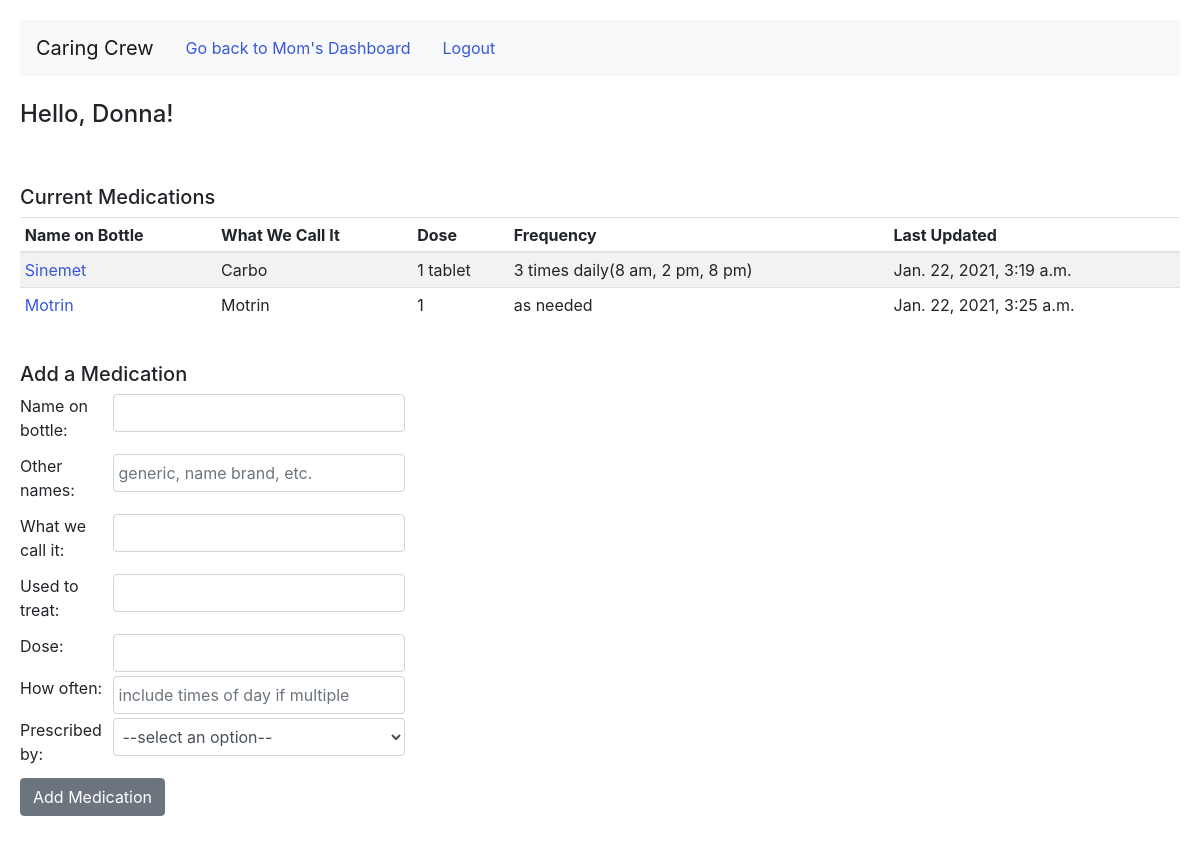
The page /dashboard/1/medications (signed in) on the database its author committed.
### python_app/models.py (models this page shows)
class Patient(models.Model):
    first_name = models.CharField(max_length=255)
    last_name = models.CharField(max_length=255)
    known_as_name = models.CharField(max_length=255)
    birthdate = models.DateField()
    caregiver = models.ManyToManyField(User, related_name = "caregivers")
    created_at = models.DateTimeField(auto_now_add=True)
    updated_at = models.DateTimeField(auto_now=True)

class User(models.Model):
    first_name = models.CharField(max_length=255)
    last_name = models.CharField(max_length=255)
    email = models.EmailField(max_length=255)
    password = models.CharField(max_length=255)
    created_at = models.DateTimeField(auto_now_add=True)
    updated_at = models.DateTimeField(auto_now=True)
    objects = UserManager()

class Medicine(models.Model):
    name_on_bottle=models.CharField(max_length = 255)
    other_names= models.CharField(max_length = 255)
    we_call_it = models.CharField(max_length=255)
    used_for= models.CharField(max_length = 255)
    dose = models.CharField(max_length = 255)
    frequency = models.CharField(max_length = 255)
    prescriber = models.ManyToManyField(Doctor, related_name = 'meds')
    prescribed_to = models.ManyToManyField(Patient, related_name = 'my_meds')
    created_at = models.DateTimeField(auto_now_add=True)
    updated_at = models.DateTimeField(auto_now=True)
    objects = MedicineManager()

### python_app/views.py (the view)
# urls.py: path('dashboard/<int:patient_id>/medications', views.medications),
def medications(request, patient_id):
    if 'uuid' not in request.session:
        return redirect('/')
    else:
        context = {
            'userid' : User.objects.get(id=request.session['uuid']),
            'current_patient' : Patient.objects.get(id=patient_id),
            'patients' : Patient.objects.filter(caregiver=request.session['uuid']),
            'all_doctors' : Doctor.objects.all(),
            'all_medicines': Medicine.objects.filter(prescribed_to=patient_id),
            'prescriber' : Medicine.objects.all()
        }
    return render(request,'medications.html', context)

### python_app/templates/medications.html (shortened to what this page needs)
<!DOCTYPE html>
<html lang="en">
<head>
    <link rel="stylesheet" href="https://cdn.jsdelivr.net/npm/bootstrap@4.5.3/dist/css/bootstrap.min.css">
    <link rel="stylesheet" href="/static/style.css">
</head>
<body>
    <nav class="navbar navbar-expand-lg navbar-light bg-light">
        <a class="navbar-brand" href="#">Caring Crew</a>
        <span class="nav-link"><a href="/dashboard/{{current_patient.id}}">Go back to {{current_patient.known_as_name}}'s Dashboard</a></span>
        <span class = "nav-link"><a href="/logout">Logout</a></span>
    </nav>
    <br>
    <h4>Hello, {{userid.first_name}}!</h4>
    <br>
    <br>
    <table class= 'table table-sm table-striped'>
        <h5>Current Medications</h5>
        <thead>
            <tr>
                <th>Name on Bottle</th>
                <th>What We Call It</th>
                <th>Dose</th>
                <th>Frequency</th>
                <th>Last Updated</th>
            </tr>
        </thead>
        <tbody>
        {%for medicine in all_medicines%}
            <tr>
                <td><a href="/medicine/{{current_patient.id}}/{{medicine.id}}">{{medicine.name_on_bottle}}</a></td>
                <td>{{medicine.we_call_it}}</td>
                <td>{{medicine.dose}}</td>
                <td>{{medicine.frequency}}</td>
                <td>{{medicine.updated_at}}</td>
            </tr>
            {%endfor%}
        </tbody>
    </table>
    <br>
    <form action="/add_medication/{{current_patient.id}}" method="post">
        <h5>Add a Medication</h5>
        <div class = "form-row mt-1">
            <label for="name_on_bottle" class = "col-md-1">Name on bottle: </label>
            <input type="text" class = "form-control col-md-3" name = 'name_on_bottle'>
        </div>
        <div class = "form-row mt-1">
            <label for="other_names" class = "col-md-1">Other names: </label>
            <input type="text" class = "form-control col-md-3" name = 'other_names' placeholder = "generic, name brand, etc.">
        </div>
        <div class = "form-row mt-1">
            <label for="we_call_it" class = "col-md-1">What we call it: </label>
            <input type="text" class = "form-control col-md-3" name = 'we_call_it'>
        </div>
        <div class = "form-row mt-1">
            <label for="used_for" class = "col-md-1">Used to treat: </label>
            <input type="text" class = "form-control col-md-3" name = 'used_for'>
        </div>
        <div class = "form-row mt-1">
            <label for="dose" class = "col-md-1">Dose: </label>
            <input type="text" class = "form-control col-md-3" name = 'dose'>
        </div>
        <div class = "form-row mt-1">
            <label for="frequency" class = "col-md-1">How often: </label>
            <input type="text" class = "form-control col-md-3" name = 'frequency' placeholder = "include times of day if multiple">
        </div>
        <div class = "form-row mt-1">
            <label for="prescriber" class = "col-md-1">Prescribed by:</label>
            <select class = "form-control col-md-3" name="prescriber" id="prescriber" required>
                <option value="" disabled selected = "selected">--select an option--</option>
            </select>
        </div>
        <button type="submit" class = "btn btn-secondary mt-1">Add Medication</button>
    </form>
</body>
</html>

### python_app/static/style.css (style rules this page uses)
body { padding: 20px; height: 1000px; }
a { color: rgb(57, 87, 219); }

### rows shown on the page
Patient: known_as_name "Mom"
User: first_name "Donna"
Medicine: name_on_bottle "Sinemet", we_call_it "Carbo", dose "1 tablet", frequency "3 times daily(8 am, 2 pm, 8 pm)", updated_at "Jan. 22, 2021, 3:19 a.m."
Medicine: name_on_bottle "Motrin", we_call_it "Motrin", dose "1", frequency "as needed", updated_at "Jan. 22, 2021, 3:25 a.m."
